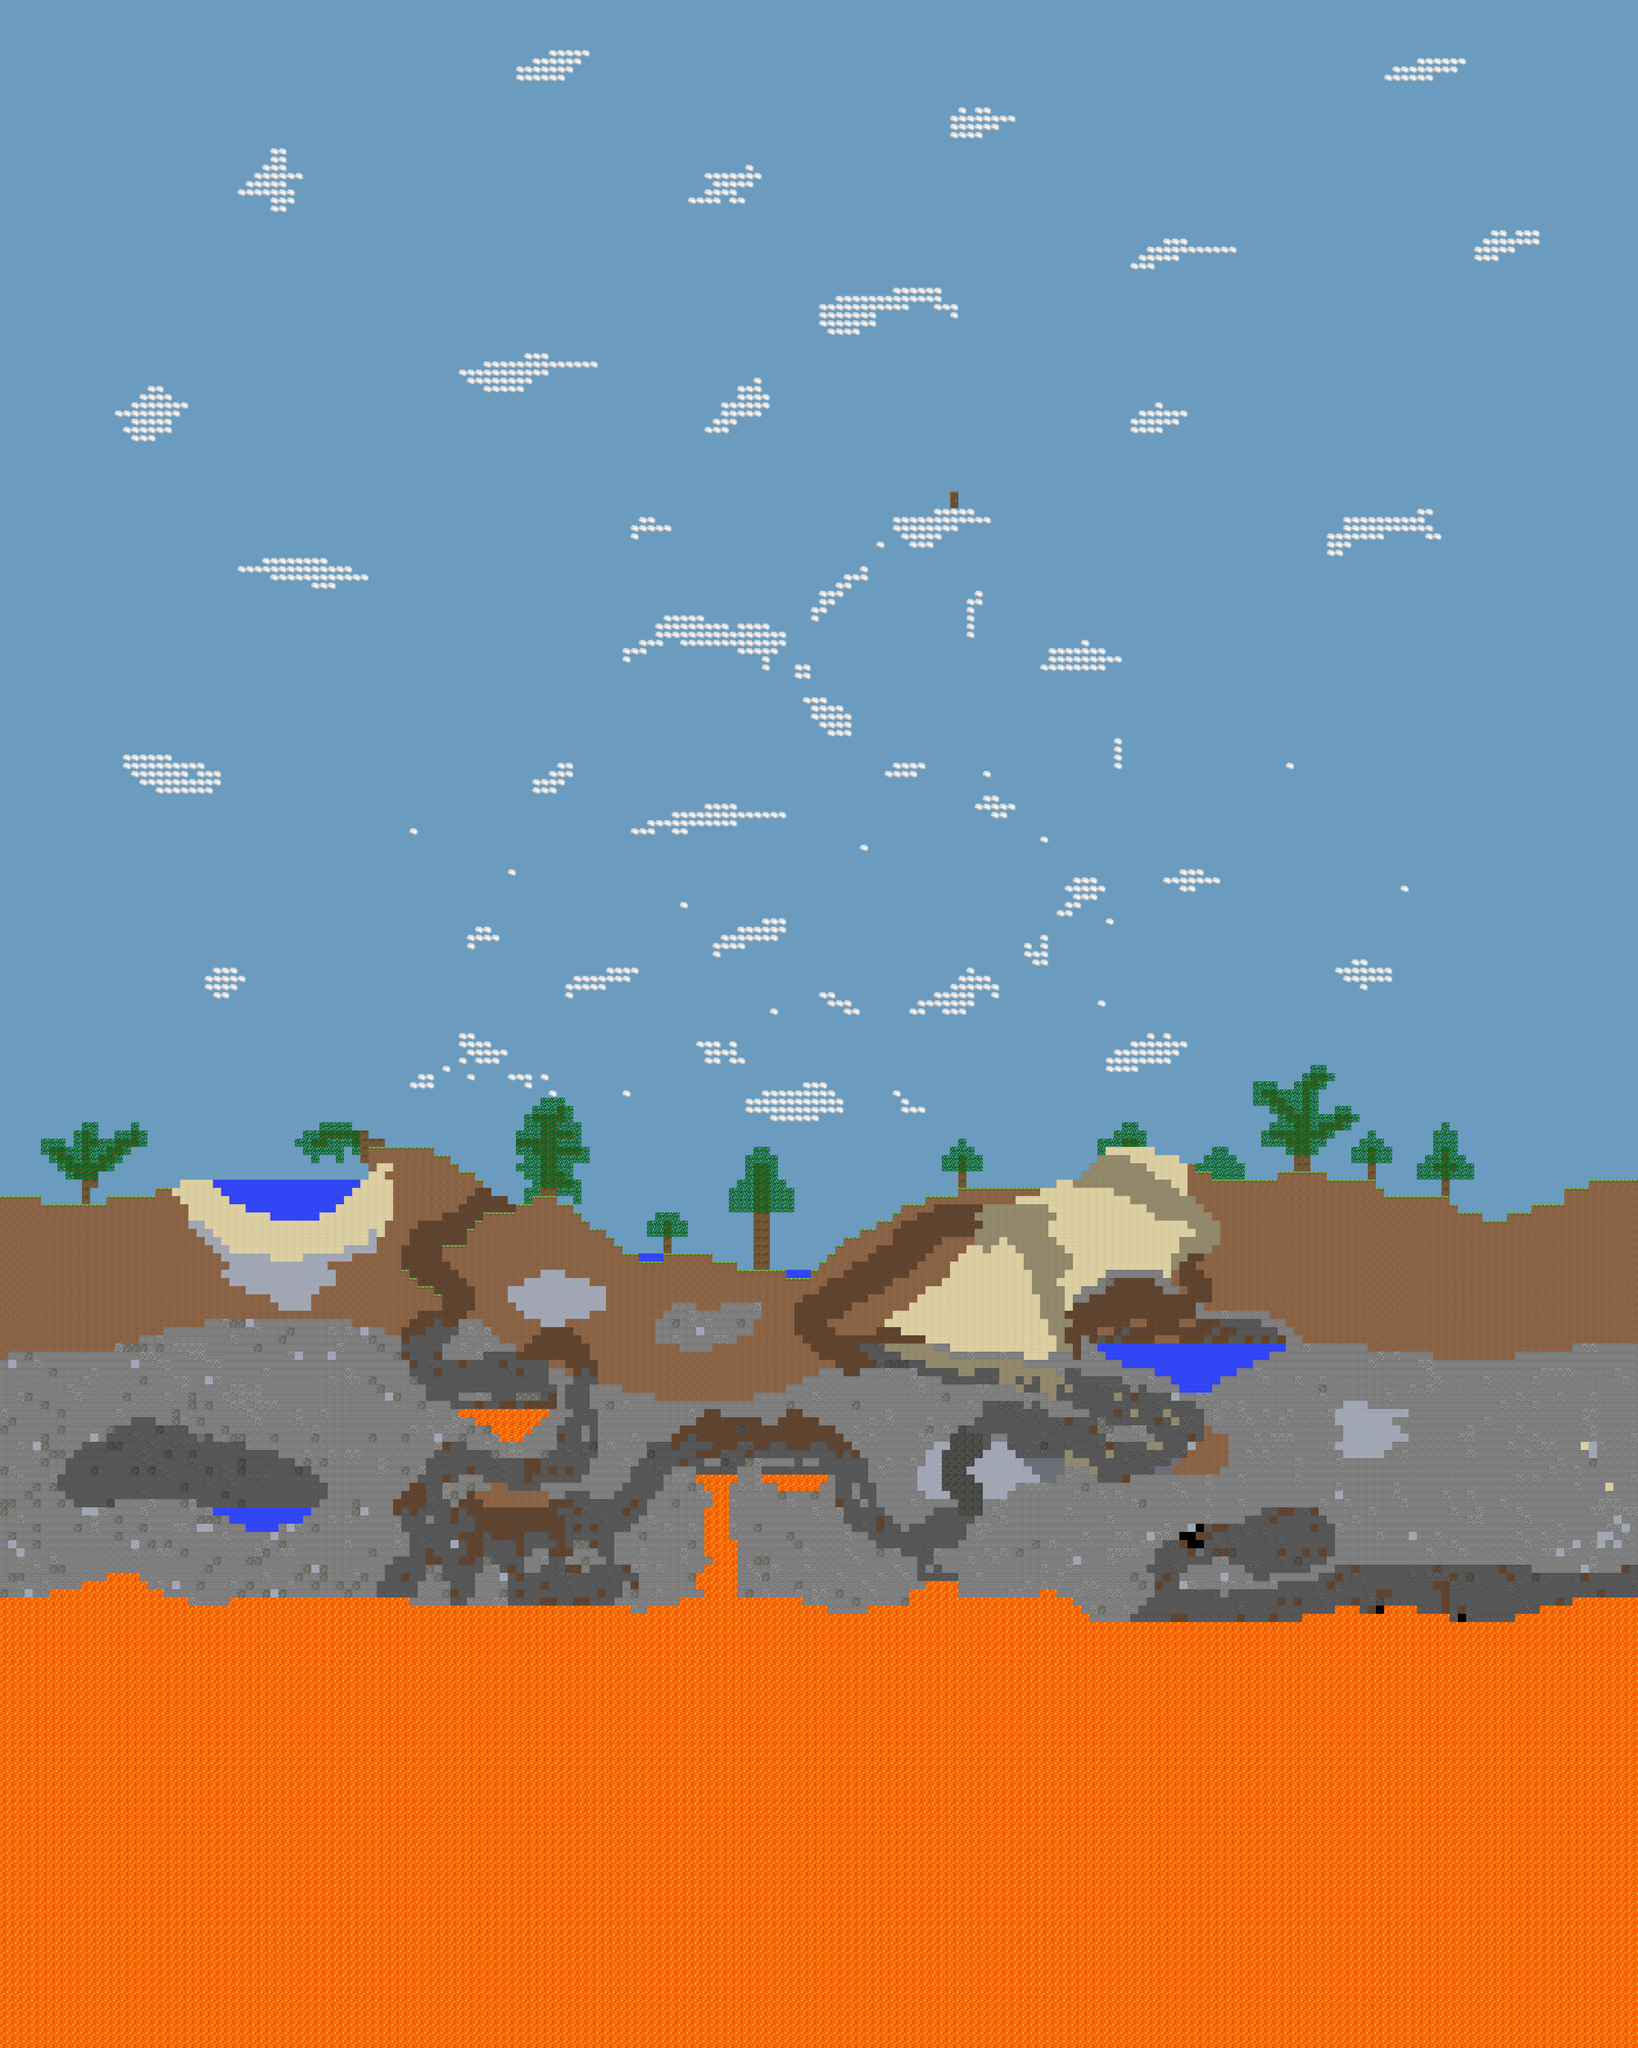

A 2D game scene composited from a Tiled map and its tileset images. What follows is a short description and the map's XML, with each tile layer's data collapsed to a summary:
An orthogonal 200x250 tile map with 16x16 px tiles, 2 tile layers (Background, Tiles).

<map version="1.4" tiledversion="1.4.3" orientation="orthogonal" renderorder="right-down" width="200" height="250" tilewidth="16" tileheight="16" infinite="0" nextlayerid="3" nextobjectid="1">
 <tileset firstgid="1" source="tiles_v2.5.tsx" />
 <layer id="1" name="Background" width="200" height="250">
  <data>[50000 cells, 49990 non-empty, 12 distinct tile ids]</data>
 </layer>
 <layer id="2" name="Tiles" width="200" height="250">
  <data>[50000 cells, 28567 non-empty, 15 distinct tile ids]</data>
 </layer>
</map>
